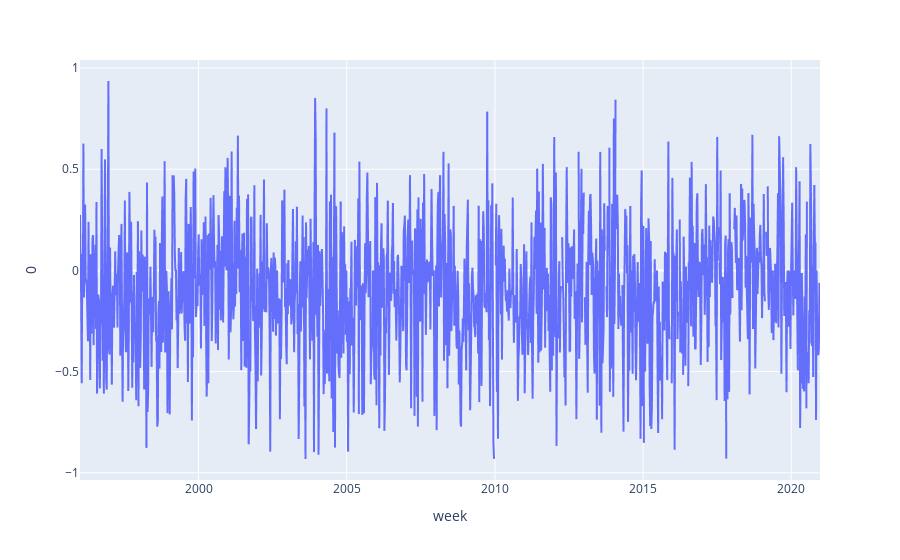

This figure's notebook cell:
### Code cell
week_nyt = (nyt.groupby('week')['vader_sentiment_imp'].sum()/nyt.groupby('week')['importance'].sum()).reset_index()
fig = px.line(week_nyt, x='week', y=0)
fig.show()

### Figure 1 — Plotly figure (JSON) as saved in the notebook; plotly's stock layout.template omitted (floating-point values rounded to 4 significant figures; data arrays with more than 128 entries replaced by an {"elided": "..."} marker saying what was removed)
{"data": [{"hovertemplate": "week=%{x}<br>0=%{y}<extra></extra>", "legendgroup": "", "line": {"color": "#636efa", "dash": "solid"}, "mode": "lines", "name": "", "showlegend": false, "type": "scattergl", "x": {"elided": "1284 str values"}, "xaxis": "x", "y": {"elided": "1284 float values"}, "yaxis": "y"}], "layout": {"legend": {"tracegroupgap": 0}, "margin": {"t": 60}, "xaxis": {"anchor": "y", "domain": [0, 1], "title": {"text": "week"}}, "yaxis": {"anchor": "x", "domain": [0, 1], "title": {"text": "0"}}}}
